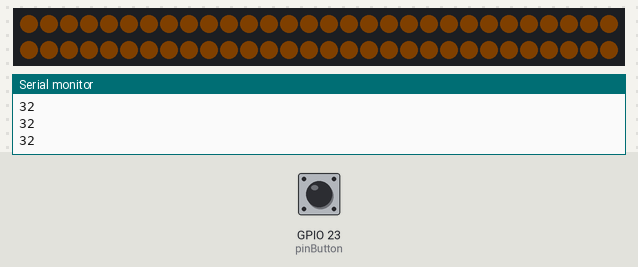
The program below on a simulated ESP32. On the bench: 60 RGB LEDs in strip order, left to right, continuing on the next row, the last lines printed to the serial monitor. Inputs (shaded band) come from the test bench; at power-on: GPIO 23 (pinButton) HIGH. Dim RGB values are drawn brighter than linear.

Above: at 1.2 s.
1.3 s: GPIO 23 (pinButton) pulled LOW for 0.15 s
At 1.58 s:
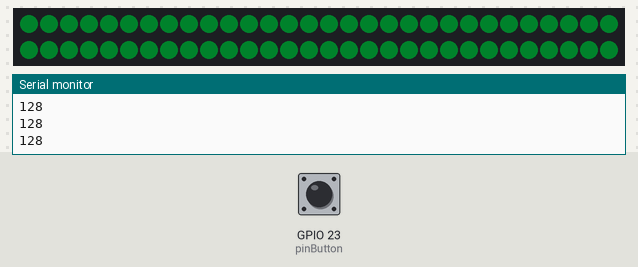
2.0 s: GPIO 23 (pinButton) pulled LOW for 1 s
3.6 s: GPIO 23 (pinButton) pulled LOW for 0.15 s
At 3.66 s:
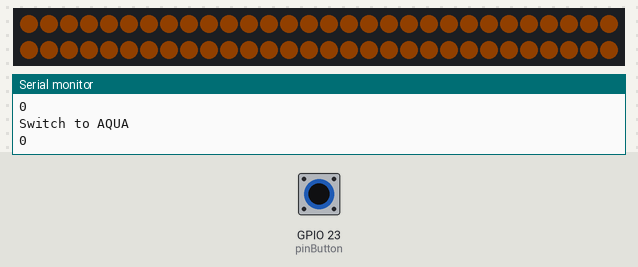
4.3 s: GPIO 23 (pinButton) pulled LOW for 1 s
At 4.3 s:
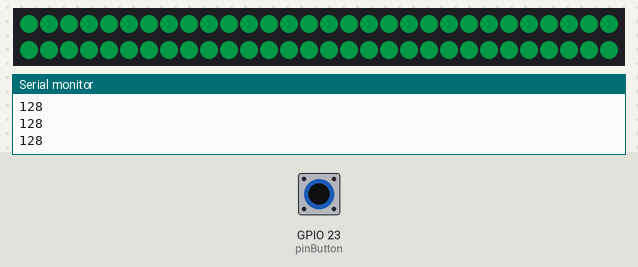
Timing chart, 0 to 6.9 s (numbered marks = the images above; inputs shaded):
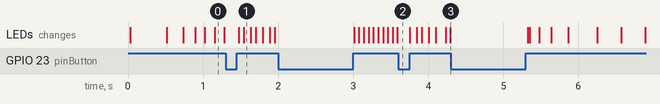

Measured:
- after the input at 1.3 s, the LEDs: first change after 0.17 s (image 1 shows a later state)

The program:

main.cpp
```cpp
#include <Arduino.h>
#include <FastLED.h>

const int pinButton = 23;
int ButtonState = 99;
int HueValue = HUE_ORANGE;

#define NUM_LEDS 60
#define DATA_PIN 2

CRGB leds[NUM_LEDS];

int i = 0, h = 0, s = 0, v = 0;
int direction = 1;
int brightness = 1;

void setup()
{
  // put your setup code here, to run once:
  FastLED.addLeds<NEOPIXEL, DATA_PIN>(leds, NUM_LEDS);
  pinMode(pinButton, INPUT);
  Serial.begin(9600);
}

void loop()
{

  // put your main code here, to run repeatedly:\  // Turn the LED on, then pause
  // leds[0] = CRGB::Red;
  // fill_solid(&(leds[0]),NUM_LEDS,CRGB::Red);
  // leds[0].setHue(224);

  int stateButton = digitalRead(pinButton);

  if (stateButton == 0)
  {
    Serial.println(stateButton);

    if (ButtonState != stateButton)
    {
      if (HueValue == HUE_ORANGE)
      {
        HueValue = HUE_AQUA;
        Serial.println("Switch to AQUA");
      }
      else
      {
        HueValue = HUE_ORANGE;
        Serial.println("Switch to Orange");
      }
      ButtonState = stateButton;
    }
  }
  else
  {
    h++;
    if (v <= 100)
      brightness = 1;
    else if (v >= 150)
      brightness = -1;
    Serial.println(HueValue);
    for (i = 0; i < NUM_LEDS; i++)
    {
      leds[i] = CHSV(HueValue, 255, v);
      // FastLED.show();
    }
    v = v + brightness;
    ButtonState = stateButton;

  }
  FastLED.delay(32);
}
```
